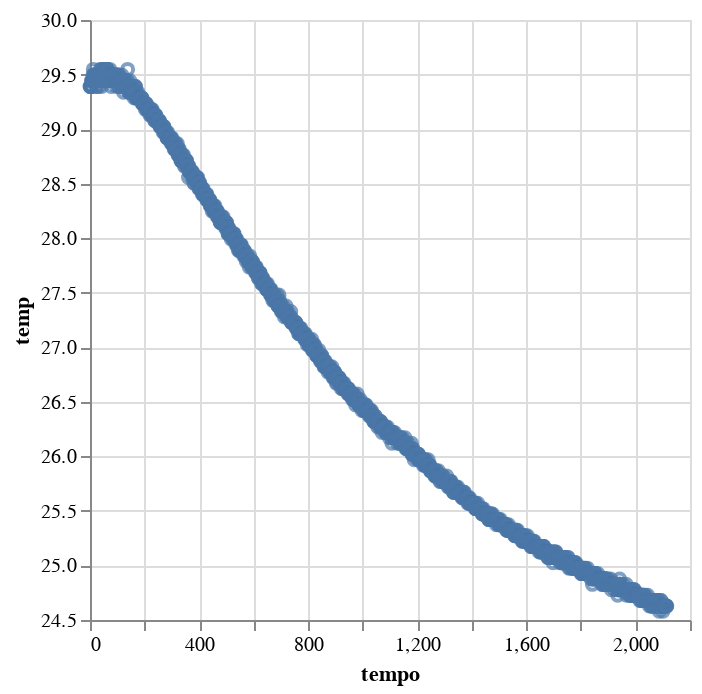

Here is the notebook cell this chart was saved with:
### Code cell
chart = alt.Chart(temp).mark_point().encode(
    alt.X('tempo', scale=alt.Scale(zero=False)),
    alt.Y('temp', scale=alt.Scale(zero=False))
)
chart

### Figure 1 — Vega-Lite specification as saved in the notebook (floating-point values rounded to 4 significant figures; data arrays with more than 128 entries replaced by an {"elided": "..."} marker saying what was removed)
{"config": {"view": {"continuousWidth": 300, "continuousHeight": 300}}, "data": {"name": "data-bbeaad2018e3645a052a4c388a43b52e"}, "mark": {"type": "point"}, "encoding": {"x": {"field": "tempo", "scale": {"zero": false}, "type": "quantitative"}, "y": {"field": "temp", "scale": {"zero": false}, "type": "quantitative"}}, "$schema": "https://vega.github.io/schema/vega-lite/v5.20.1.json", "datasets": {"data-bbeaad2018e3645a052a4c388a43b52e": {"elided": "2116 records"}}}
